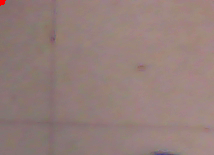
#> input picture camera/part2.png, 214 x 155 px, given in place of the camera
$ python identificador.py
#> lines starting #> are read from the running program, lines starting #| are printed output that depends on the picture; after the words box and inside, x2 and y2 are one past the last pixel; in counts of white or black regions, pixels touching at a corner belong together
import cv2
import numpy

vet_controle = [0, 0, 0, 0, 0, 0, 0, 0, 0]


def foto2(vet_controle):
    classificador = vet_controle
    jogada = 9
    i = 0
    print(cv2.__version__)
    camera_porta = 0
    camera = cv2.VideoCapture(camera_porta)
    Arquivo_raiz = "../imagem.png"
    Arquivo_raiz2 = "../img2.png"
    Arquivo_teste = "../part0.png"
    Arquivo_teste1 = "../part1.png"
    Arquivo_teste2 = "../part2.png"
    Arquivo_teste3 = "../part3.png"
    Arquivo_teste4 = "../part4.png"
    Arquivo_teste5 = "../part5.png"
    Arquivo_teste6 = "../part6.png"
    Arquivo_teste7 = "../part7.png"
    Arquivo_teste8 = "../part8.png"

    print("tecle ESC para sair ou t para fotografar")

    kernel = numpy.ones((5, 5), numpy.uint8)
    rangomax = numpy.array([225, 75, 75])  # B, G, R
    rangomin = numpy.array([51, 0, 0])
    # -----------------------------------------------------------------------------------------------------------------------
    valor = None
    loop = 0
    while loop == 0:
        retval, img = camera.read(0)
#> img is the input picture: shape (155, 214, 3); mean B, G, R 122.1, 126.6, 148.5
        cv2.imwrite(Arquivo_raiz, img)
        cv2.imshow('foto', img)
        k = cv2.waitKey(100)
#> (key Esc is pressed here)
        if k == 27:
            loop = False
        elif k == ord("t"):
            loop = False
        img2 = cv2.imread(Arquivo_raiz)
        mask = cv2.inRange(img, rangomin, rangomax, 0)
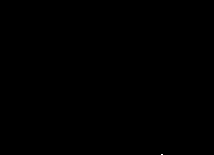
#> mask: shape (155, 214); 0.01% white in thin lines or dots, all inside (x1, y1, x2, y2) = (161, 154, 163, 155)
        opening = cv2.morphologyEx(mask, cv2.MORPH_OPEN, kernel)
#> opening: shape (155, 214); every value is 0
        x, y, w, h = cv2.boundingRect(opening)
#> x = 0; y = 0; w = 0; h = 0
        at = int(x + w / 2)
#> at = 0
        bt = int(y + h / 2)
#> bt = 0
        cv2.rectangle(img, (x, y), (x + w, y + h), (0, 255, 0), 3)
#> img: shape (155, 214, 3); 0.02% of pixels changed, all inside (x1, y1, x2, y2) = (0, 0, 3, 3)
        cv2.circle(img, (at, bt), 5, (0, 0, 255), -1)
        cv2.imshow('camera', img)
        cv2.imwrite(Arquivo_raiz2, img)
        # -----------------------------------------------------------------------------------------------------------------------
        #                                           '''janela 0'''
        if classificador[0] == "vazio":
            part0 = img[10:150, 0:213]
            mask = cv2.inRange(part0, rangomin, rangomax)
            opening = cv2.morphologyEx(mask, cv2.MORPH_OPEN, kernel)
            x, y, w, h = cv2.boundingRect(opening)
            at = int(x + w / 2)
            bt = int(y + h / 2)
            cv2.rectangle(part0, (x, y), (x + w, y + h), (0, 255, 0), 3)
            cv2.circle(part0, (at, bt), 5, (0, 0, 255), -1)
            cv2.imshow('camera', part0)
            cv2.imwrite(Arquivo_teste, part0)
            if (at + bt) > 0:
                classificador[0] = 0
                camera.release()
                print("objeto detectado em 0")
                valor = 0
                break
        # -----------------------------------------------------------------------------------------------------------------------
        #                                              janela 1
        if classificador[1] == 0:
            part1 = img[0:155, 213:426]
#> part1 = 155 rows, first 8: [130, 131, 169], [125, 127, 154], [130, 133, 157], [128, 133, 159], [136, 132, 164], [137, 133, 165], [132, 132, 164], [134, 130, 162]
            # part0 = cv2.imread("imagem.png")
            mask = cv2.inRange(part1, rangomin, rangomax)
#> mask = 155 values from 0 to 0
            opening = cv2.morphologyEx(mask, cv2.MORPH_OPEN, kernel)
#> opening = 155 values from 0 to 0
            x, y, w, h = cv2.boundingRect(opening)
            at = int(x + w / 2)
            bt = int(y + h / 2)
            cv2.rectangle(part1, (x, y), (x + w, y + h), (0, 255, 0), 3)
            cv2.circle(part1, (at, bt), 5, (0, 0, 255), -1)
            cv2.imshow('camera1', part1)
            cv2.imwrite(Arquivo_teste1, part1)
            if (at + bt) > 0:
                print("objeto detectado em 1")
                classificador[1] = 1
                # cv2.destroyAllWindows()
                camera.release()
                valor = 1
                break
        # -----------------------------------------------------------------------------------------------------------------------
        #                                               janela 2
        if classificador[2] == 0:
            part2 = img[0:155, 426:640]
#> part2 = empty array
            # part0 =cv2.imread("imagem.png")
#> (the run stopped early here; a loop or call above may not have finished)

$ run again, on camera/part3.png
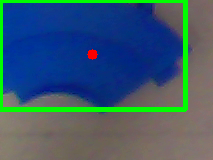
#> input picture camera/part3.png, 213 x 160 px, given in place of the camera
#> in foto2, img is the input picture: shape (160, 213, 3); mean B, G, R 108.3, 89.6, 59.1
#> in foto2, `mask = cv2.inRange(img, rangomin, rangomax, 0)`:
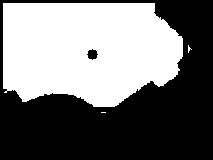
#> mask: shape (160, 213); 46% white; 3 white regions (2 under 20 px), largest, box (x1, y1, x2, y2) and area: (3, 3, 183, 107) 15663
#> opening: shape (160, 213); 45.9% white; 1 white region, box (x1, y1, x2, y2) and area: (3, 3, 183, 107) 15637
#> x = 3; w = 180; h = 104
#> at = 93
#> bt = 55
#> in foto2, `cv2.rectangle(img, (x, y), (x + w, y + h), (0, 255, 0), 3)`:
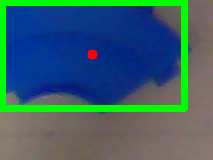
#> img: shape (160, 213, 3); 4.09% of pixels changed, all inside (x1, y1, x2, y2) = (3, 3, 183, 107)
#> part1 = empty array

$ run again, on camera/part4.png
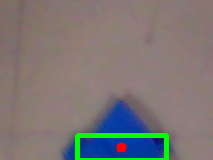
#> input picture camera/part4.png, 213 x 160 px, given in place of the camera
#> in foto2, img is the input picture: shape (160, 213, 3); mean B, G, R 116.4, 118.9, 123.7
#> in foto2, `mask = cv2.inRange(img, rangomin, rangomax, 0)`:
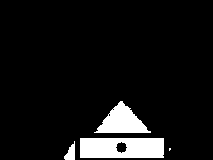
#> mask: shape (160, 213); 7.9% white; 4 white regions (1 under 20 px), largest, box (x1, y1, x2, y2) and area: (80, 138, 164, 158) 1598, (94, 101, 151, 133) 964, (64, 141, 75, 160) 123
#> opening: shape (160, 213); 7.7% white; 3 white regions, box (x1, y1, x2, y2) and area: (80, 138, 164, 158) 1592, (98, 103, 147, 133) 933, (65, 147, 75, 160) 106
#> x = 65; y = 103; w = 99; h = 57
#> at = 114
#> bt = 131
#> in foto2, `cv2.circle(img, (at, bt), 5, (0, 0, 255), -1)`:
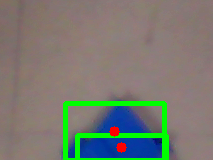
#> img: shape (160, 213, 3); mean B, G, R 112.7, 122.7, 121
#> part1 = empty array

$ run again, on camera/part5.png
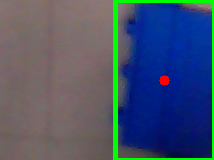
#> input picture camera/part5.png, 214 x 160 px, given in place of the camera
#> in foto2, img is the input picture: shape (160, 214, 3); mean B, G, R 106.9, 83.9, 69.8
#> in foto2, `mask = cv2.inRange(img, rangomin, rangomax, 0)`:
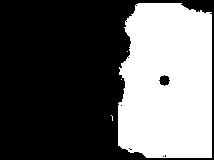
#> mask: shape (160, 214); 38.7% white; 4 white regions (3 under 20 px), largest, box (x1, y1, x2, y2) and area: (118, 3, 212, 158) 13228
#> in foto2, `x, y, w, h = cv2.boundingRect(opening)`: x = 118; y = 3; w = 94; h = 155
#> in foto2, `at = int(x + w / 2)`: at = 165
#> in foto2, `bt = int(y + h / 2)`: bt = 80
#> in foto2, `cv2.rectangle(img, (x, y), (x + w, y + h), (0, 255, 0), 3)`:
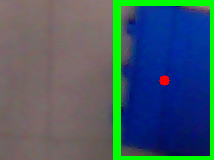
#> img: shape (160, 214, 3); 3.56% of pixels changed, all inside (x1, y1, x2, y2) = (118, 3, 212, 158)
#> part1 = 155 rows, first 8: [0, 255, 0], [0, 255, 0], [0, 255, 0], [0, 255, 0], [0, 255, 0], [0, 255, 0], [0, 255, 0], [0, 255, 0]
#> in foto2, `mask = cv2.inRange(part1, rangomin, rangomax)`: mask = 155 values from 0 to 0
#> in foto2, `x, y, w, h = cv2.boundingRect(opening)`: x = 0
#> part2 = empty array
